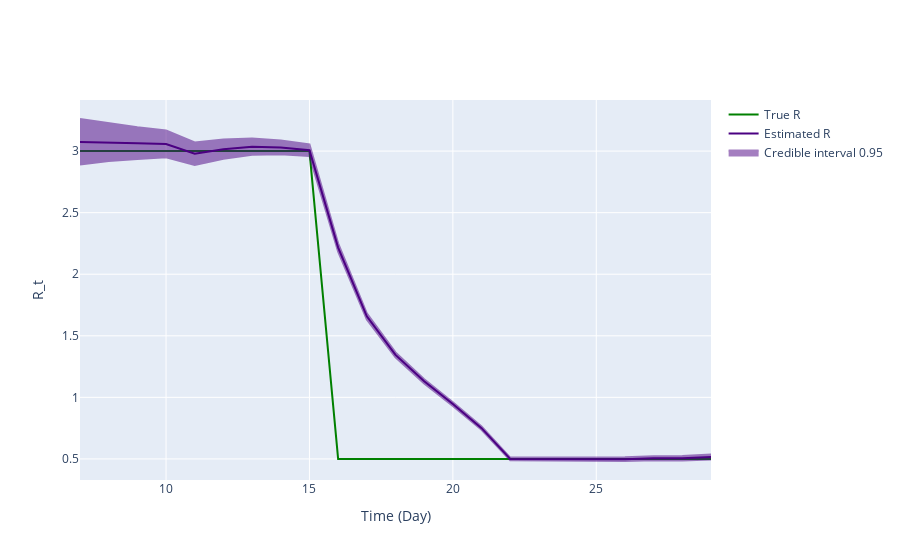

Notebook cell for this chart:
### Code cell
fig = ReproductionNumberPlot()

fig.add_ground_truth_rt(ground_truth)
fig.add_interval_rt(interval)

fig.update_labels(time_label='Time (Day)', r_label='R_t')

fig.show_figure()

### Figure 1 — Plotly figure (JSON) as saved in the notebook; plotly's stock layout.template omitted (floating-point values rounded to 4 significant figures)
{"data": [{"line": {"color": "green"}, "mode": "lines", "name": "True R", "type": "scatter", "x": [7, 8, 9, 10, 11, 12, 13, 14, 15, 16, 17, 18, 19, 20, 21, 22, 23, 24, 25, 26, 27, 28, 29], "y": [3, 3, 3, 3, 3, 3, 3, 3, 3, 0.5, 0.5, 0.5, 0.5, 0.5, 0.5, 0.5, 0.5, 0.5, 0.5, 0.5, 0.5, 0.5, 0.5]}, {"line": {"color": "indigo"}, "mode": "lines", "name": "Estimated R", "type": "scatter", "x": [7, 8, 9, 10, 11, 12, 13, 14, 15, 16, 17, 18, 19, 20, 21, 22, 23, 24, 25, 26, 27, 28, 29], "y": [3.073, 3.071, 3.063, 3.058, 2.978, 3.016, 3.036, 3.03, 3.008, 2.217, 1.658, 1.345, 1.13, 0.9454, 0.7502, 0.4995, 0.5007, 0.4999, 0.4969, 0.4978, 0.505, 0.5058, 0.5148]}, {"fill": "toself", "fillcolor": "indigo", "line": {"color": "indigo"}, "mode": "lines", "name": "Credible interval 0.95", "opacity": 0.5, "type": "scatter", "x": [7, 8, 9, 10, 11, 12, 13, 14, 15, 16, 17, 18, 19, 20, 21, 22, 23, 24, 25, 26, 27, 28, 29, 29, 28, 27, 26, 25, 24, 23, 22, 21, 20, 19, 18, 17, 16, 15, 14, 13, 12, 11, 10, 9, 8, 7], "y": [3.261, 3.225, 3.194, 3.168, 3.07, 3.093, 3.102, 3.086, 3.055, 2.251, 1.683, 1.365, 1.148, 0.9607, 0.7636, 0.5106, 0.5122, 0.5123, 0.5106, 0.5128, 0.5216, 0.524, 0.5348, 0.4951, 0.4879, 0.4887, 0.483, 0.4835, 0.4876, 0.4893, 0.4886, 0.7369, 0.9302, 1.113, 1.325, 1.633, 2.182, 2.961, 2.974, 2.97, 2.939, 2.888, 2.949, 2.935, 2.92, 2.891]}], "layout": {"hovermode": "x unified", "xaxis": {"title": {"text": "Time (Day)"}}, "yaxis": {"title": {"text": "R_t"}}}}
